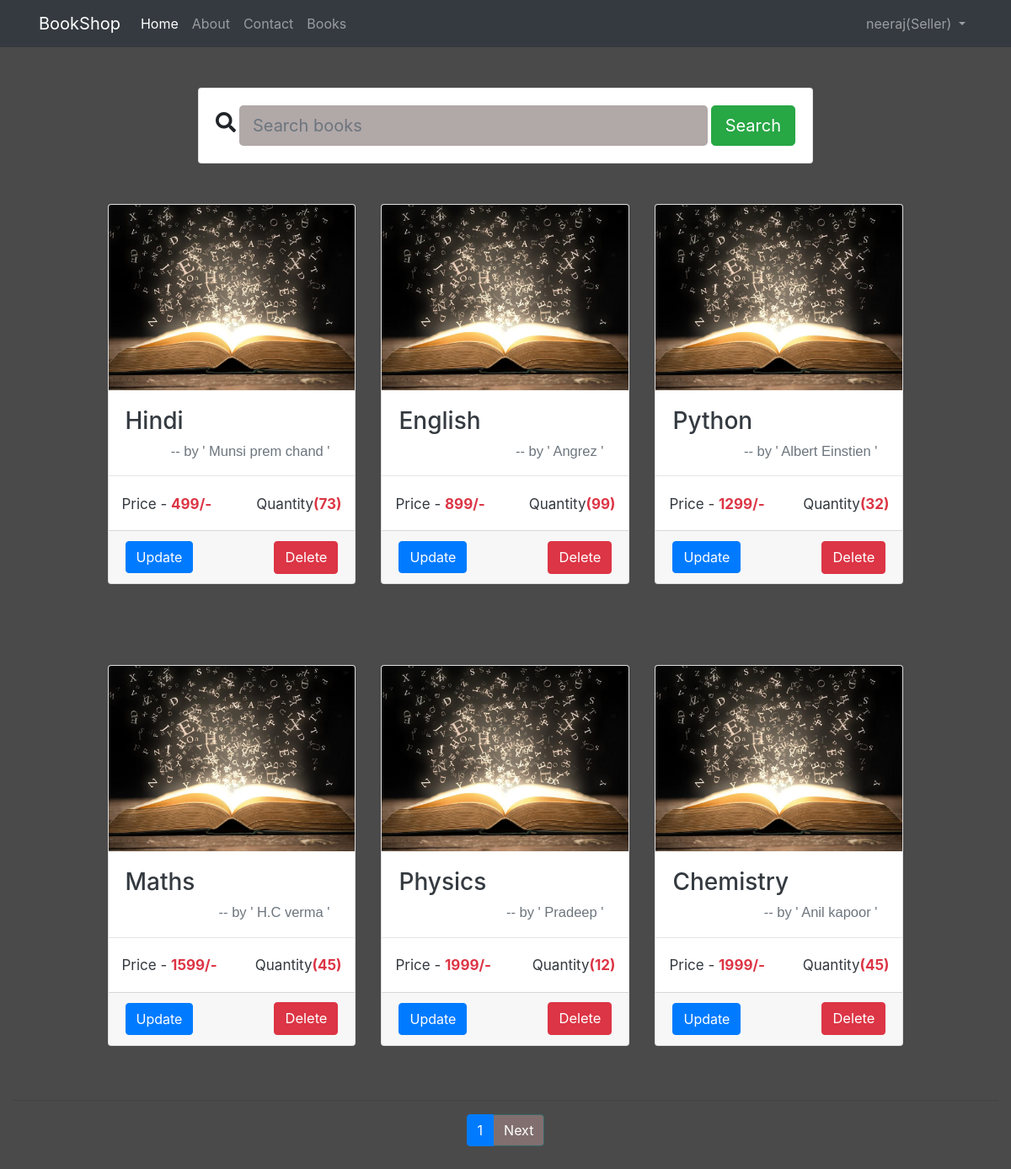
The app's page /viewbooks/ (signed in) with its own data.
### app/models.py (models this page shows, shortened)
class User(AbstractUser):
    user_type_data=(("Seller","Seller"),("Customer","Customer"))
    user_type=models.CharField(choices=user_type_data,max_length=10)

class Book(models.Model):
    bookname = models.CharField(max_length=100)
    author = models.CharField(max_length=50)
    quantity = models.IntegerField(default=1)
    price = models.IntegerField()

### app/views.py (the view)
# urls.py: path('viewbooks/', views.view_books, name='viewbooks'),
def view_books(request):
        book = Book.objects.all().order_by('price')
        paginator = Paginator(book, 6)
        page_num = request.GET.get('page')
        books = paginator.get_page(page_num)
        return render(request, 'app/view_book.html', {'books':books})

### app/templates/app/view_book.html (shortened to what this page needs)
{% extends "app/base.html" %}
{% load static %}
{% block content %}
<link rel="stylesheet" href="https://use.fontawesome.com/releases/v5.1.0/css/all.css">
<div class="container">
    <br/>
    <br/>
	<div class="row justify-content-center">
        <div class="col-12 col-md-10 col-lg-8">
            <form class="card card-sm" method="get", action="/search">
                <div class="card-body row no-gutters align-items-center">
                    <div class="col-auto">
                        <i class="fas fa-search h4 text-body"></i>
                    </div>
                    <br>
                    <div class="col">
                        <input class="form-control form-control-lg form-control-borderless ml-1" type="search" placeholder="Search books" name="query" id="query">
                    </div>
                    <br>
                    <div class="col-auto">
                        <button class="btn btn-lg btn-success ml-2" type="submit">Search</button>
                    </div>
                </div>
            </form>
        </div>
    </div>
</div>
<div class="col-sm-10 container">
    {% for book in books %}
        {% if forloop.counter0|divisibleby:3 %} <div class="row"> {%  endif %}
            <div class="col-md-4">
                <div class="card mt-5">
                    <img class="card-img-top" src="{% static "images/image1.jpeg" %}" alt="Card image cap">
                    <div class="card-body">
                        <h3 class="card-title text-dark">{{book.bookname}}</h3>
                        <p class="aname card-text text-secondary">-- by ' {{book.author}} '</p>
                    </div>
                    <hr>
                    <div class="container">
                        <p class="bottomleft text-dark">Price - <b class="text-danger">{{book.price}}/-</b></p>
                        <p class="bottomright text-dark">Quantity<b class="text-danger">({{book.quantity}})</b></p>
                    </div>
                    <br>
                    <br>
                    <div class="card-footer">
                        {% if request.user.is_staff %}
                        <a href="{% url 'updatebook' book.id %}" class="btn btn-primary">Update</a>
                        <a href="{% url 'deletebook' book.id %}" class="rbtn btn btn-danger ml-2">Delete</a>
                        {% else %}
                        <a href="{% url 'purchasebook' book.id %}" class="btn btn-primary">Buy</a>
                        {% endif %}
                    </div>
                </div>
            </div>
        {%if forloop.counter|divisibleby:3 or forloop.last %}</div><br><br>{%  endif %}
    {%  endfor %}
</div>
{% endblock content %}
{% block page2 %}
<hr>
{% include 'app/pagination.html' %}
<br>
<br>
{% endblock page2 %}

### app/templates/app/navbar.html (shortened to what this page needs)
<div class='col-sm-12 container'>
  <nav class="navbar navbar-expand-lg navbar-dark bg-dark">
    <a class="navbar-brand" href="{% url 'home' %}">BookShop</a>
    <div class="collapse navbar-collapse" id="navbarSupportedContent">
      <ul class="navbar-nav mr-auto">
        <li class="nav-item active">
          <a class="nav-link active" aria-current="page" href="{% url 'home' %}">Home</a>
        </li>
        <li class="nav-item">
          <a class="nav-link" href="{% url 'about' %}">About</a>
        </li>
        <li class="nav-item">
          <a class="nav-link" href="{% url 'contact' %}">Contact</a>
        </li>
        <li class="nav-item">
          <a class="nav-link" href="{% url 'viewbooks' %}">Books</a>
        </li>
      </ul>
      <ul class="navbar-nav">
      <li class="nav-item dropdown">
          {% if request.user.is_authenticated %}
            {% if user is request.user %}
              <a class="nav-link dropdown-toggle" href="{% url 'home' %}" id="navbarDropdown" role="button" data-toggle="dropdown" aria-haspopup="true" aria-expanded="false">
                {{user}}({{user.user_type}})
              </a>
            {% endif %}
          {% else %}
            <a class="nav-link active" href="{% url 'login' %}">Login/Signup</a>
          {% endif %}
        </li>
        </ul>
    </div>
  </nav>
  </div>

### app/static/app/css/style.css (style rules this page uses)
body { background-color: rgb(75, 74, 74); color: antiquewhite; }
.form-control { background-color: rgb(177, 168, 168); }

### records on screen
User: username "neeraj", user_type "Seller"
Book: bookname "Hindi", author "Munsi prem chand", price "499", quantity "73"
Book: bookname "English", author "Angrez", price "899", quantity "99"
Book: bookname "Python", author "Albert Einstien", price "1299", quantity "32"
Book: bookname "Maths", author "H.C verma", price "1599", quantity "45"
Book: bookname "Physics", author "Pradeep", price "1999", quantity "12"
Book: bookname "Chemistry", author "Anil kapoor", price "1999", quantity "45"

### other values on screen
{{ books.number }} "1"
